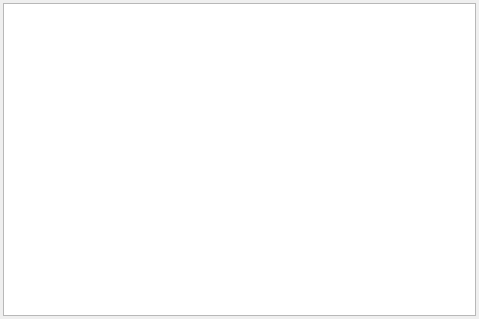
<?xml version="1.0" encoding="UTF-8"?>
<ui version="4.0">
 <class>FormGeneral</class>
 <widget class="QWidget" name="FormGeneral">
  <property name="geometry">
   <rect>
    <x>0</x>
    <y>0</y>
    <width>479</width>
    <height>319</height>
   </rect>
  </property>
  <property name="windowTitle">
   <string>Form</string>
  </property>
  <layout class="QHBoxLayout" name="horizontalLayout">
   <property name="spacing">
    <number>3</number>
   </property>
   <property name="leftMargin">
    <number>3</number>
   </property>
   <property name="topMargin">
    <number>3</number>
   </property>
   <property name="rightMargin">
    <number>3</number>
   </property>
   <property name="bottomMargin">
    <number>3</number>
   </property>
   <item>
    <widget class="QTableWidget" name="Table"/>
   </item>
  </layout>
 </widget>
 <resources/>
 <connections/>
 <slots>
  <slot>OnShow()</slot>
 </slots>
</ui>
